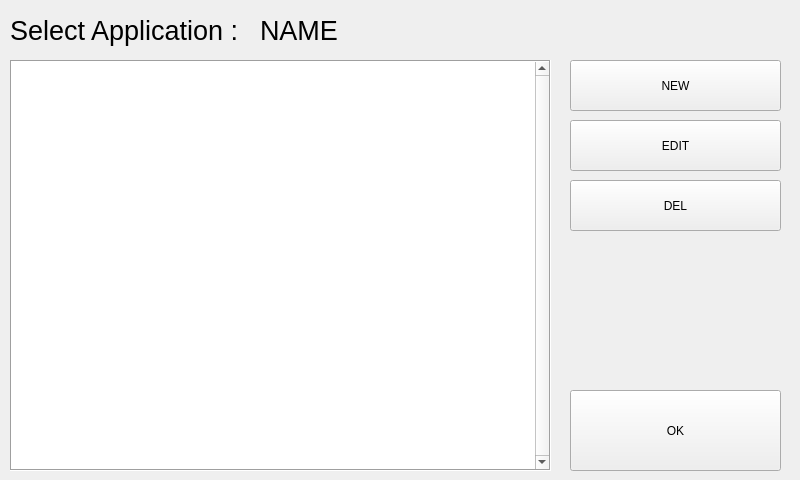
<?xml version="1.0" encoding="UTF-8"?>
<ui version="4.0">
 <class>formSetting</class>
 <widget class="QWidget" name="formSetting">
  <property name="geometry">
   <rect>
    <x>0</x>
    <y>0</y>
    <width>800</width>
    <height>480</height>
   </rect>
  </property>
  <property name="minimumSize">
   <size>
    <width>800</width>
    <height>480</height>
   </size>
  </property>
  <property name="maximumSize">
   <size>
    <width>800</width>
    <height>480</height>
   </size>
  </property>
  <property name="windowTitle">
   <string>Form</string>
  </property>
  <widget class="QLabel" name="lbApplication_name">
   <property name="geometry">
    <rect>
     <x>260</x>
     <y>10</y>
     <width>231</width>
     <height>41</height>
    </rect>
   </property>
   <property name="font">
    <font>
     <pointsize>20</pointsize>
    </font>
   </property>
   <property name="text">
    <string>NAME</string>
   </property>
  </widget>
  <widget class="QPushButton" name="btnNew">
   <property name="geometry">
    <rect>
     <x>570</x>
     <y>60</y>
     <width>211</width>
     <height>51</height>
    </rect>
   </property>
   <property name="text">
    <string>NEW</string>
   </property>
  </widget>
  <widget class="QListWidget" name="listAppllication">
   <property name="geometry">
    <rect>
     <x>10</x>
     <y>60</y>
     <width>541</width>
     <height>411</height>
    </rect>
   </property>
   <property name="font">
    <font>
     <pointsize>20</pointsize>
    </font>
   </property>
   <property name="frameShape">
    <enum>QFrame::Box</enum>
   </property>
   <property name="frameShadow">
    <enum>QFrame::Sunken</enum>
   </property>
   <property name="verticalScrollBarPolicy">
    <enum>Qt::ScrollBarAlwaysOn</enum>
   </property>
   <property name="sizeAdjustPolicy">
    <enum>QAbstractScrollArea::AdjustToContents</enum>
   </property>
   <property name="autoScrollMargin">
    <number>16</number>
   </property>
   <property name="horizontalScrollMode">
    <enum>QAbstractItemView::ScrollPerItem</enum>
   </property>
  </widget>
  <widget class="QPushButton" name="btnEdit">
   <property name="geometry">
    <rect>
     <x>570</x>
     <y>120</y>
     <width>211</width>
     <height>51</height>
    </rect>
   </property>
   <property name="text">
    <string>EDIT</string>
   </property>
  </widget>
  <widget class="QPushButton" name="btnDelete">
   <property name="geometry">
    <rect>
     <x>570</x>
     <y>180</y>
     <width>211</width>
     <height>51</height>
    </rect>
   </property>
   <property name="text">
    <string>DEL</string>
   </property>
  </widget>
  <widget class="QPushButton" name="btnSelectApp">
   <property name="geometry">
    <rect>
     <x>570</x>
     <y>390</y>
     <width>211</width>
     <height>81</height>
    </rect>
   </property>
   <property name="text">
    <string>OK</string>
   </property>
  </widget>
  <widget class="QLabel" name="lbApplication_2">
   <property name="geometry">
    <rect>
     <x>10</x>
     <y>10</y>
     <width>241</width>
     <height>41</height>
    </rect>
   </property>
   <property name="font">
    <font>
     <pointsize>20</pointsize>
    </font>
   </property>
   <property name="text">
    <string>Select Application :</string>
   </property>
  </widget>
 </widget>
 <resources>
  <include location="resource.qrc"/>
 </resources>
 <connections/>
</ui>
